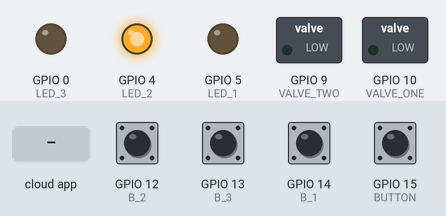
Recording of a sketch running on a simulated ESP8266 (NodeMCU). Shown: switched loads named in the sketch (green lamp = pin HIGH), output pins drawn as LEDs (lit = HIGH). Inputs (shaded band) come from the test bench; at power-on: GPIO 12 (B_2), GPIO 13 (B_3), GPIO 14 (B_1), GPIO 15 (BUTTON) HIGH. WiFi joins after 1.5 s; servers stay silent unless stated; network time is answered at once with the bench clock; the local clock reads 2024-03-15 10:24:30 at power-on unless the sketch sets it; what the sketch prints to the serial monitor is not drawn.

Above: at 2.7 s.
2.8 s: the phone or cloud app sets Weak.Drink to 1
At 3.1 s:
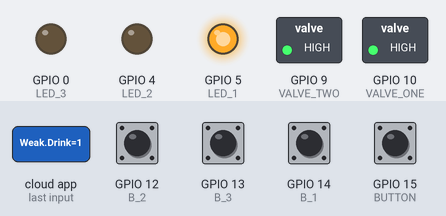
5.8 s: the phone or cloud app sets Normal.Drink to 1
At 6.6 s:
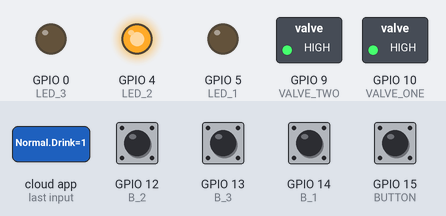
8.8 s: the phone or cloud app sets Strong.Drink to 1
At 10.0 s:
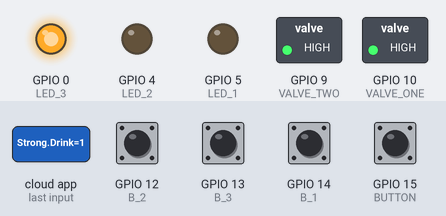
11.8 s: GPIO 14 (B_1) pulled LOW for 0.15 s
At 12.3 s:
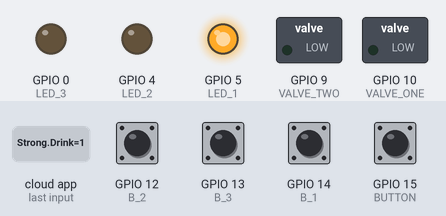
13.4 s: GPIO 13 (B_3) pulled LOW for 0.15 s
At 14.6 s:
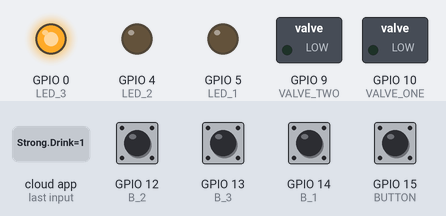
15.0 s: GPIO 15 (BUTTON) pulled LOW for 0.15 s
At 18.3 s:
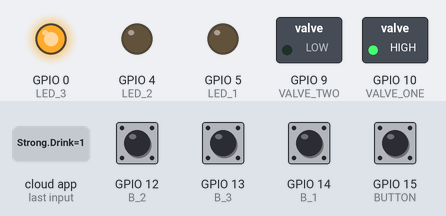
Timing chart, 0 to 19.1 s (numbered marks = the images above; inputs shaded):
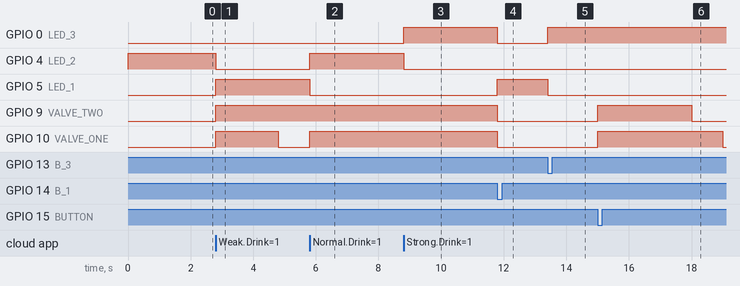

The sketch:

drink_bot_esp8266_fauxmo_2.ino
```cpp
#include <Arduino.h>
#include <NTPClient.h>
#include <ESP8266WiFi.h>
#include <WiFiUdp.h>
#include "fauxmoESP.h"

#define SERIAL_BAUDRATE     115200
//D1-D3
#define LED_1                    5
#define LED_2                    4
#define LED_3                    0
//D5-D8
#define B_1                      14
#define B_2                      12
#define B_3                      13
#define BUTTON                   15
//SD3-SD2
#define VALVE_ONE                10
#define VALVE_TWO                9

#define WIFI_SSID               "Prancing Pony"
#define WIFI_PASS               "sexykeaton"

//Initialize variables
int VALVE_ONE_OPEN_TIME = 0;
int VALVE_TWO_OPEN_TIME = 0;
unsigned long lastPour = 0;
const long utcOffsetInSeconds = -18000;

fauxmoESP fauxmo;
WiFiUDP ntpUDP;
NTPClient timeClient(ntpUDP, "pool.ntp.org", utcOffsetInSeconds);

// -----------------------------------------------------------------------------

ICACHE_RAM_ATTR void weakDrink() {
  //Set LEDs, change times
  digitalWrite(LED_1, HIGH);
  digitalWrite(LED_2, LOW);
  digitalWrite(LED_3, LOW);
  VALVE_ONE_OPEN_TIME = 2 * 1000;
  VALVE_TWO_OPEN_TIME = 3 * 1000;
}

ICACHE_RAM_ATTR void normalDrink() {
  //Set LEDs, change times
  digitalWrite(LED_1, LOW);
  digitalWrite(LED_2, HIGH);
  digitalWrite(LED_3, LOW);
  VALVE_ONE_OPEN_TIME = 3 * 1000;
  VALVE_TWO_OPEN_TIME = 3 * 1000;
}

ICACHE_RAM_ATTR void strongDrink() {
  //Set LEDs, change times
  digitalWrite(LED_1, LOW);
  digitalWrite(LED_2, LOW);
  digitalWrite(LED_3, HIGH);
  VALVE_ONE_OPEN_TIME = 4 * 1000;
  VALVE_TWO_OPEN_TIME = 3 * 1000;
}

ICACHE_RAM_ATTR void pour() {
  //Open both valves and update last pour variable
  digitalWrite(VALVE_ONE, HIGH);
  digitalWrite(VALVE_TWO, HIGH);
  lastPour = millis();
}

void wifiSetup() {
  WiFi.mode(WIFI_STA);
  Serial.printf("[WIFI] Connecting to %s ", WIFI_SSID);
  WiFi.begin(WIFI_SSID, WIFI_PASS);
  while (WiFi.status() != WL_CONNECTED) {
    Serial.print(".");
    delay(100);
  }
  Serial.println();
  Serial.printf("[WIFI] STATION Mode, SSID: %s, IP address: %s\n", WiFi.SSID().c_str(), WiFi.localIP().toString().c_str());
}

void setup() {
  //Start serial
  Serial.begin(SERIAL_BAUDRATE);
  Serial.println();
  Serial.println();

  //Set up pins
  pinMode(LED_1, OUTPUT);
  pinMode(LED_2, OUTPUT);
  pinMode(LED_3, OUTPUT);
  pinMode(B_1, INPUT_PULLUP);
  pinMode(B_2, INPUT_PULLUP);
  pinMode(B_3, INPUT_PULLUP);
  pinMode(BUTTON, INPUT_PULLUP);
  pinMode(VALVE_ONE, OUTPUT);
  pinMode(VALVE_TWO, OUTPUT);

  //Set drink strength to normal at boot
  normalDrink();

  //Set up esp interrupts
  attachInterrupt(digitalPinToInterrupt(B_1), weakDrink, FALLING);
  attachInterrupt(digitalPinToInterrupt(B_2), normalDrink, FALLING);
  attachInterrupt(digitalPinToInterrupt(B_3), strongDrink, FALLING);
  attachInterrupt(digitalPinToInterrupt(BUTTON), pour, FALLING);

  //Set up WiFi
  wifiSetup();

  //Connect to time server
  timeClient.begin();

  //Start fauxmo and set up three smart devices
  fauxmo.enable(true);
  fauxmo.addDevice("Normal Drink");
  fauxmo.addDevice("Weak Drink");
  fauxmo.addDevice("Strong Drink");
  fauxmo.onSetState([](unsigned char device_id, const char * device_name, bool state) {
    Serial.printf("[MAIN] Device #%d (%s) state: %s value: %d\n", device_id, device_name, state ? "ON" : "OFF");
    //When Alexa turns ON smart device, adjust settings accordingly
     if (state){
      if (strcmp(device_name, "Normal Drink")==0) {
        normalDrink();
      }
      if (strcmp(device_name, "Weak Drink")==0) {
        weakDrink();
      }
      if (strcmp(device_name, "Strong Drink")==0) {
        strongDrink();
      }
      //Always pour drink after adjusting settings
      pour();
     }
  });
}

void loop() {
  //Get current time
  timeClient.update();

  //Wait for appropiate amount of time to pass to close valves
  if ((unsigned long)(millis()-lastPour) >= VALVE_ONE_OPEN_TIME) {
    digitalWrite(VALVE_ONE, LOW);
  }
  if ((unsigned long)(millis()-lastPour) >= VALVE_TWO_OPEN_TIME) {
    digitalWrite(VALVE_TWO, LOW);
  }
  //Must be at least 6 am to listen for Alexa input
  if (timeClient.getHours() > 6){
    Serial.println(timeClient.getHours());
    fauxmo.handle();
  }
}
```

Measured:
- after the input at 2.8 s, GPIO 4 (LED_2): HIGH → LOW at once; GPIO 5 (LED_1), GPIO 9 (VALVE_TWO): LOW → HIGH at once; GPIO 10 (VALVE_ONE): LOW → HIGH at once, → LOW 2.0 s later
- after the input at 5.8 s, GPIO 4 (LED_2), GPIO 10 (VALVE_ONE): LOW → HIGH at once; GPIO 5 (LED_1): HIGH → LOW at once; GPIO 9 (VALVE_TWO): stays HIGH (without the input it goes to LOW after 0.00 s)
- after the input at 8.8 s, GPIO 0 (LED_3): LOW → HIGH at once; GPIO 4 (LED_2): HIGH → LOW at once; GPIO 9 (VALVE_TWO), GPIO 10 (VALVE_ONE): stays HIGH (without the input it goes to LOW after 0.00 s)
- after the input at 11.8 s, GPIO 0 (LED_3): HIGH → LOW at once; GPIO 5 (LED_1): LOW → HIGH at once; GPIO 10 (VALVE_ONE): HIGH → LOW after 0.00 s instead of 1.0 s
- after the input at 13.4 s, GPIO 0 (LED_3): LOW → HIGH at once; GPIO 5 (LED_1): HIGH → LOW at once
- after the input at 15.0 s, GPIO 9 (VALVE_TWO): LOW → HIGH at once, → LOW 3.0 s later; GPIO 10 (VALVE_ONE): LOW → HIGH at once, → LOW 4.0 s later
